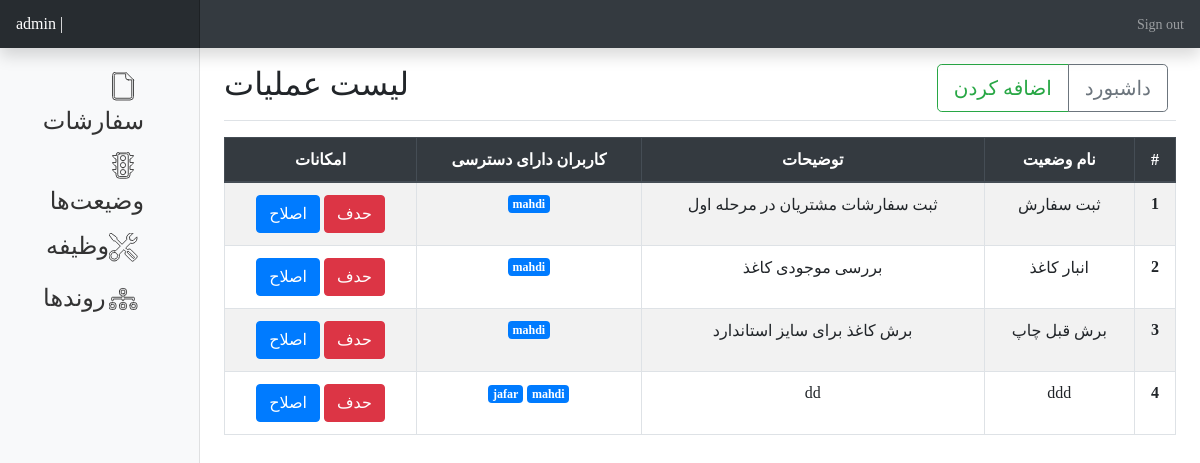
Before: /dashboard/action/ (signed in) with the older database file.
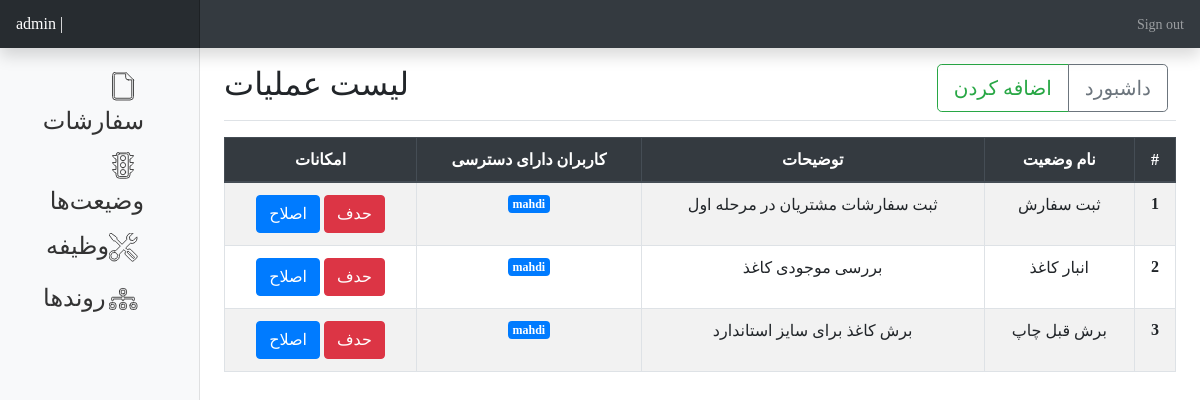
After: the same page with the newer database file.
### main_app/models/action_model.py (models this page shows)
class Action(models.Model):
    name        = models.CharField(max_length=55, unique=True)
    description = models.CharField(max_length=155)
    dependency   = models.ForeignKey("self", on_delete=models.SET_NULL, null=True, blank=True)
    created_at  = models.DateTimeField(null=True, blank=True, auto_now_add=True)
    updated_at  = models.DateTimeField(null=True, blank=True, auto_now=True)
    class Meta:
        ordering = ["pk"]
    def __str__(self):
        return self.name

class auth_user_action(models.Model):
    user_id = models.ForeignKey(get_user_model(), on_delete=models.CASCADE)
    action_id = models.ForeignKey(Action, on_delete=models.CASCADE)
    class Meta:
        pass
    def __str__(self):
        return f" {self.user_id} "

### main_app/views/action_view.py (the view)
@login_required()
def ActionList(request):
    if request.user.has_perm('main_app.view_action'):
        data = []
        actions = Action.objects.all()
        for action in actions:
            users = auth_user_action.objects.filter(action_id=action)
            print(action,users)
            data.append((action,users))
        print(data)
        return render(request, "main_app/action_list.html", {"object_list":data})
    else:
        return redirect('index')

### main_app/templates/main_app/action_list.html (shortened to what this page needs)
{% extends "dashboard/base.html" %}
{% block content%}
<div class="d-flex justify-content-between flex-wrap flex-md-nowrap align-items-center pt-3 pb-2 mb-3 border-bottom">
    <h1 class="h2">لیست عملیات</h1>
    <div class="btn-toolbar mb-2 mb-md-0">
      <div class="btn-group mr-2">
        <a href='{% url "action-add" %}' class="btn btn-lg btn-outline-success">اضافه کردن</a>
        <a href='{% url "panel" %}' class="btn btn-lg btn-outline-secondary">داشبورد</a>
      </div>
    </div>
  </div>
    <div class="d-flex justify-content-md-between">
        <table class="table text-center table-striped table-bordered" dir="rtl">
            <thead class="thead-dark">
            <tr>
                <th scope="col">#</th>
                <th scope="col">نام وضعیت</th>
                <th scope="col">توضیحات</th>
                <th scope='col'>کاربران دارای دسترسی</th>
                <th scope="col">امکانات</th>
            </tr>
            </thead>
            <tbody class="table-striped">
        {% for object in object_list %}
            <tr>
                <th scope="row">{{ forloop.counter }}</th>
                <td>{{ object.0 }}</td>
                <td>{{ object.0.description }}</td>
                <td>
                    {% for user in object.1 %}
                            <div class="badge badge-primary">{{user}}</div>
                    {% endfor %}
                </td>
                <td>
                    <a href='{% url "action-delete" object.0.pk %}' class="btn btn-danger">حدف</a>
                    <a href='{% url "action-update" object.0.pk %}' class="btn btn-primary">اصلاح</a>
                </td>
            </tr>
        {% endfor %}
    </tbody>
    </table>
    </div>
{% endblock %}

### main_app/templates/dashboard/base.html (shortened to what this page needs)
<html lang="en">
  {% load static %}
  <head>
  {% block head %}
  <link rel="stylesheet" href="{% static 'main_app/bootstrap/css/bootstrap.min.css' %}" >
  {% endblock %}
</head>
<body>
  <nav class="navbar navbar-dark sticky-top bg-dark flex-md-nowrap p-0 shadow">
    <a class="navbar-brand col-md-3 col-lg-2 mr-0 px-3" href="/dashboard/">{{user}} | </a>
    <ul class="navbar-nav px-3">
      <li class="nav-item text-nowrap">
        <a class="nav-link" href="{% url 'logout' %}">Sign out</a>
      </li>
    </ul>
  </nav>
  <div class="container-fluid">
    <div class="row">
      <nav id="sidebarMenu" class="col-md-3 col-lg-2 d-md-block bg-light sidebar collapse text-right" dir="rtl">
        <div class="sidebar-sticky pt-3">
          <ul class="nav flex-column">
            <li class="nav-item">
              <a class="nav-link" href='{% url "order-list" %}'>
                <span class="h4">سفارشات</span>
              </a>
            </li>
            {% if perms.main_app.view_status %}
            <li class="nav-item">
              <a class="nav-link" href='{% url "status-list"%}'>
                <span class="h4">وضیعت‌ها</span>
              </a>
            </li>
            {% endif %}
            {% if perms.main_app.view_action %}
            <li class="nav-item">
              <a class="nav-link" href='{% url "action-list" %}'>
                <span class="h4">وظیفه</span>‌
              </a>
            </li>
            {% endif %}
            {% if perms.main_app.view_process %}
            <li class="nav-item">
              <a class="nav-link" href='{% url "process-list" %}'>
                 <span class="h4">روندها</span>
              </a>
            </li>
            {% endif %}
          </ul>
        </div>
      </nav>
      <main dir="ltr" role="main" class="col-md-9 ml-sm-auto col-lg-10 px-md-4 text-right">
          {% block content %}
          {% endblock %}
      </main>
    </div>
  </div>
</body>
</html>

### main_app/templates/dashboard/base.html (style rules this page uses)
body { font-size: .875rem; }
.sidebar { position: fixed; top: 0; bottom: 0; left: 0; z-index: 100; padding: 48px 0 0; box-shadow: inset -1px 0 0 rgba(0, 0, 0, .1); }
.sidebar-sticky { position: relative; top: 0; height: calc(100vh - 48px); padding-top: .5rem; overflow-x: hidden; overflow-y: auto; }
.sidebar .nav-link { font-weight: 500; color: #333; }
.navbar-brand { padding-top: .75rem; padding-bottom: .75rem; font-size: 1rem; background-color: rgba(0, 0, 0, .25); box-shadow: inset -1px 0 0 rgba(0, 0, 0, .25); }
body { font-family: iranYekan; }

Changed rows visible on the page:
removed Action: name "ddd", description "dd"
removed auth_user_action: user_id.username "mahdi", shown under "ddd"
removed auth_user_action: user_id.username "jafar", shown under "ddd"
